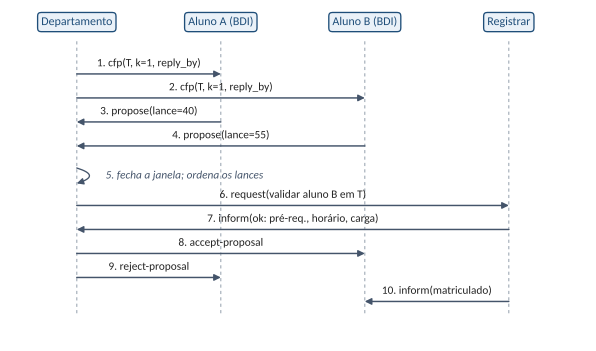

Here is the Python script that generated this plot:
"""MatriculaUFSC - Figura 3: sequência nominal do protocolo seat_auction.

Gera 03_sequencia_seat_auction.png e .svg na mesma pasta do script.
Uso: python 03_sequencia_seat_auction.py
Para editar: altere LIFELINES e MESSAGES abaixo e rode novamente.
"""
from pathlib import Path

import matplotlib

matplotlib.use("Agg")
import matplotlib.pyplot as plt
from matplotlib import font_manager

for name in ("Carlito", "DejaVu Sans"):
    if any(f.name == name for f in font_manager.fontManager.ttflist):
        plt.rcParams["font.family"] = name
        break

LIFELINES = ["Departamento", "Aluno A (BDI)", "Aluno B (BDI)", "Registrar"]

# (origem, destino, texto, estilo)   estilo: "msg" | "self"
MESSAGES = [
    (0, 1, "cfp(T, k=1, reply_by)", "msg"),
    (0, 2, "cfp(T, k=1, reply_by)", "msg"),
    (1, 0, "propose(lance=40)", "msg"),
    (2, 0, "propose(lance=55)", "msg"),
    (0, 0, "fecha a janela; ordena os lances", "self"),
    (0, 3, "request(validar aluno B em T)", "msg"),
    (3, 0, "inform(ok: pré-req., horário, carga)", "msg"),
    (0, 2, "accept-proposal", "msg"),
    (0, 1, "reject-proposal", "msg"),
    (3, 2, "inform(matriculado)", "msg"),
]

BLUE, GRAY = "#1f4e79", "#44546a"


def main() -> None:
    n = len(LIFELINES)
    step = 0.25
    top = 0.45
    height = top + step * (len(MESSAGES) + 1) + 0.25
    fig = plt.figure(figsize=(6.0, height))
    ax = fig.add_axes([0, 0, 1, 1])  # 1 unidade de dados = 1 polegada
    xs = [i * 1.5 for i in range(n)]
    ax.set_xlim(-0.7, 6.0 - 0.7)
    ax.set_ylim(-(height - top - 0.05), top + 0.05)
    ax.axis("off")

    for x, name in zip(xs, LIFELINES):
        ax.text(x, top - 0.08, name, ha="center", va="center", fontsize=9, color=BLUE,
                bbox=dict(boxstyle="round,pad=0.3", fc="#eaf1f8", ec=BLUE, lw=1))
        ax.plot([x, x], [top - 0.28, -(len(MESSAGES)) * step - 0.17], ls=(0, (3, 3)), color="#9aa5b1", lw=0.8)

    shift = 0.0  # espaço extra depois de uma auto-mensagem
    for i, (a, b, text, kind) in enumerate(MESSAGES, start=1):
        y = -i * step + 0.08 - shift
        if kind == "self":
            x = xs[a]
            ax.annotate("", xy=(x, y - 0.14), xytext=(x, y + 0.02),
                        arrowprops=dict(arrowstyle="-|>", color=GRAY, lw=1,
                                        connectionstyle="arc3,rad=-1.6", shrinkA=0, shrinkB=0))
            ax.text(x + 0.3, y - 0.06, f"{i}. {text}", ha="left", va="center", fontsize=8.5, color=GRAY, style="italic")
            shift += 0.12
            continue
        x0, x1 = xs[a], xs[b]
        ax.annotate("", xy=(x1, y), xytext=(x0, y),
                    arrowprops=dict(arrowstyle="-|>", color=GRAY, lw=1.1, shrinkA=0, shrinkB=0))
        ax.text((x0 + x1) / 2, y + 0.05, f"{i}. {text}", ha="center", va="bottom", fontsize=8.5, color="#222")

    out = Path(__file__).resolve().parent
    fig.savefig(out / "03_sequencia_seat_auction.png", dpi=200, bbox_inches="tight")
    fig.savefig(out / "03_sequencia_seat_auction.svg", bbox_inches="tight")


if __name__ == "__main__":
    main()
